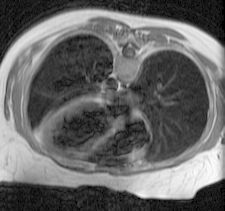
%> input picture programming hw2/HW2/chest.jpg, 225 x 211 px
$ octave dlb213_hw2_bw.m   (GNU Octave 9; MATLAB toolbox functions it lacks are replaced by stand-ins)
%> lines starting %> are read from the running program, lines starting %| are printed output that depends on the picture
%function output = blackNwhite(control)

%first read in the image, lets first determine if there's a difference between the grayscale and color images of .jpg format


%imageFile = input('Path of First image: ')

imageFile = 'C:\Users\Devan\Documents\College\semester 13\CSE420\programming hw2\chest.jpg'

%later derive the path then make a folder to save these new segmented images in

image = imread(imageFile);
%> image is the input picture: size 211x225x3 uint8; min 0, max 255, mean 102.4

imshow(image)
pause

disp('Given this as your input image,\n'), title('Original Image');
kClusts = input('please enter k, the number of different color clusters:  ')
%> the answer given: 3

%convert the image to lab color space to allow for euclidean distance measure

%Put in a check here to make sure the image the image is in black and white and convert it if not

bwSpace = double(image);

rows = size(bwSpace,1);
%> rows = 211
cols = size(bwSpace,2);
%> cols = 225

reshapedBW = reshape(bwSpace,rows*cols,3);

[clustIndex,clustCent] = kmeans(reshapedBW,kClusts,'distance','sqEuclidean','Replicates',3);
%> clustCent = [48.71 48.71 48.71; 203.5 203.5 203.5; 128.2 128.2 128.2]

% the last portion, the 'Replicates' and 3 indicates how many times it should repeat after convergence to avoid local minima

clusteredPixels = reshape(clustIndex,rows,cols);
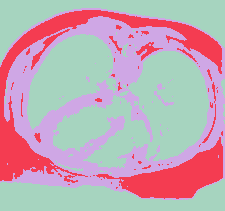
%> clusteredPixels: size 211x225 double; 3 distinct labels, from 1 to 3; one colour per label, 0 black

imshow(clusteredPixels,[]), title('image now with each pixel labeled by cluster');
pause;

segImages = cell(1,3);

bwLabel = repmat(clusteredPixels,[1,1,3]);
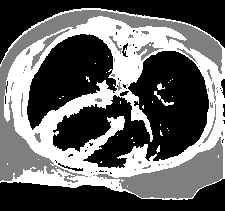
%> bwLabel: size 211x225x3 double; min 1, max 3, mean 1.79; drawn with min black and max white

for k = 1:kClusts
	bw = image;
	bw(bwLabel ~= k) = 0;
	segImages{k} = bw;
end
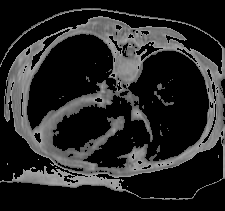
%> bw: size 211x225x3 uint8; min 0, max 165, mean 37.9
%> after the loop, segImages = 3 items

for k = 1:kClusts
	titleDisp = strcat('Members of cluster  ',num2str(k));
	imshow(segImages{k}), title(titleDisp);
    pause;

end
%> this loop made 3 passes
%> pass 1, `imshow(segImages{k})`:
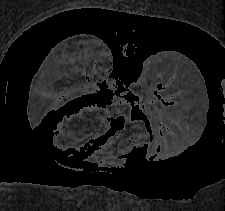
%> displayed picture: size 211x225x3, on the screen's scale of 0 to 255; min 0, max 88, mean 24.8
%> pass 2, `imshow(segImages{k})`:
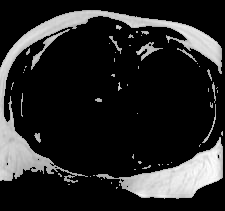
%> displayed picture: size 211x225x3, on the screen's scale of 0 to 255; min 0, max 255, mean 39.6


%end
